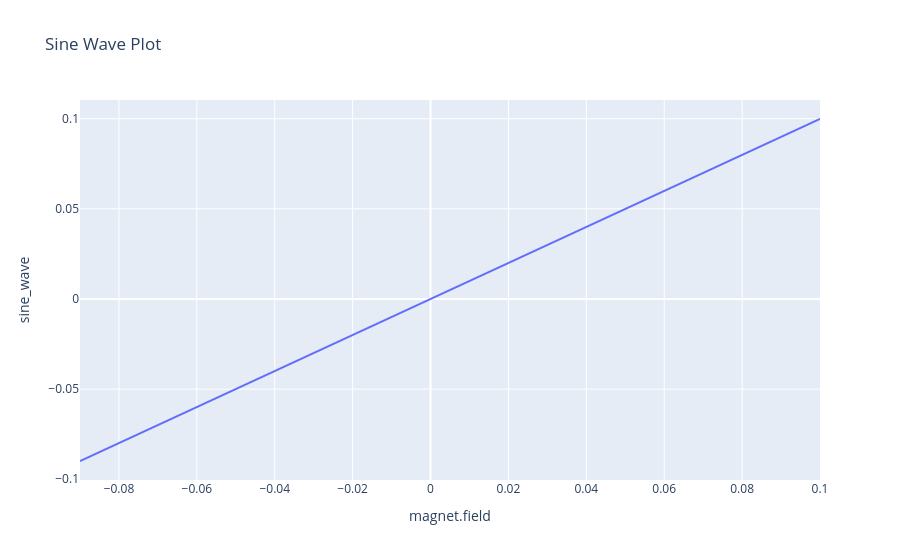

Source (notebook cell):
### Code cell
import numpy as np

# Add a sine wave column to the dataframe
thing['sine_wave'] = np.sin(thing['magnet.field'])

# Plot the sine wave
fig_sine = px.line(thing, x='magnet.field', y='sine_wave', title='Sine Wave Plot')
fig_sine.show()

### Figure 1 — Plotly figure (JSON) as saved in the notebook; plotly's stock layout.template omitted (floating-point values rounded to 4 significant figures)
{"data": [{"hovertemplate": "magnet.field=%{x}<br>sine_wave=%{y}<extra></extra>", "legendgroup": "", "line": {"color": "#636efa", "dash": "solid"}, "marker": {"symbol": "circle"}, "mode": "lines", "name": "", "orientation": "v", "showlegend": false, "type": "scatter", "x": [-0.09, -0.08, -0.07, -0.06, -0.05, -0.04, -0.03, -0.02, -0.01, 0, 0.01, 0.02, 0.03, 0.04, 0.05, 0.06, 0.07, 0.08, 0.09, 0.1], "xaxis": "x", "y": [-0.08988, -0.07991, -0.06994, -0.05996, -0.04998, -0.03999, -0.03, -0.02, -0.01, 0, 0.01, 0.02, 0.03, 0.03999, 0.04998, 0.05996, 0.06994, 0.07991, 0.08988, 0.09983], "yaxis": "y"}], "layout": {"legend": {"tracegroupgap": 0}, "title": {"text": "Sine Wave Plot"}, "xaxis": {"anchor": "y", "domain": [0, 1], "title": {"text": "magnet.field"}}, "yaxis": {"anchor": "x", "domain": [0, 1], "title": {"text": "sine_wave"}}}}
